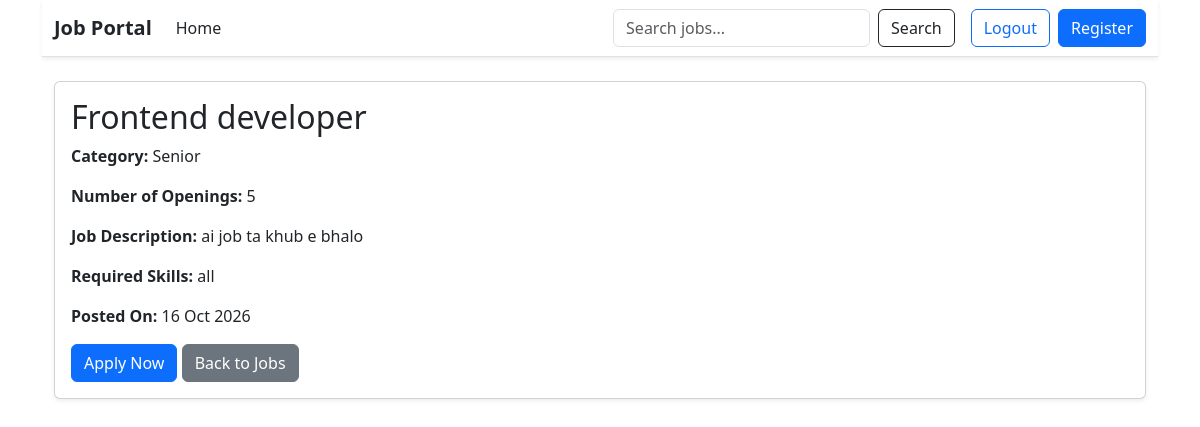
The page /job_details/3/ on the database its author committed.
### job/models.py (models this page shows, shortened)
class Job(models.Model):
   recruiter=models.ForeignKey(User, on_delete=models.CASCADE, related_name='jobs')
   title=models.CharField(max_length=200)
   vacancy=models.CharField(max_length=20)
   category=models.CharField(max_length=200)
   jobdescription=models.CharField(max_length=200)
   skills=models.CharField(max_length=300)
   created_at=models.DateTimeField(auto_now_add=True)

### job/views.py (the view)
# urls.py: path('job_details/<int:id>/', job_details, name='job_details'),
def job_details(request, id):
    job=Job.objects.get(id=id)
    return render(request, 'job_details.html',{
        'job':job
    })

### templates/job_details.html (shortened to what this page needs)
{% extends 'base.html' %}
{% block content %}
<div class="container mt-4">
    <div class="card shadow-sm">
        <div class="card-body">
            <h2>{{ job.title }}</h2>
            <p>
                <strong>Category:</strong>
                {{ job.category }}
            </p>
            <p>
                <strong>Number of Openings:</strong>
                {{ job.vacancy }}
            </p>
            <p>
                <strong>Job Description:</strong>
                {{ job.jobdescription }}
            </p>
            <p>
                <strong>Required Skills:</strong>
                {{ job.skills }}
            </p>
            <p>
                <strong>Posted On:</strong>
                {{ job.created_at|date:"d M Y" }}
            </p>
            <a href="{% url 'apply_job' job.id %}">
             <button type="submit" class="btn btn-primary">
            Apply Now
        </button></a>
            <a href="{% url 'job_list'  %}" class="btn btn-secondary">
                Back to Jobs
            </a>
        </div>
    </div>
</div>
{% endblock %}

### rows shown on the page
Job: title "Frontend developer", category "Senior", vacancy "5", jobdescription "ai job ta khub e bhalo", skills "all", created_at "16 Oct 2026"
